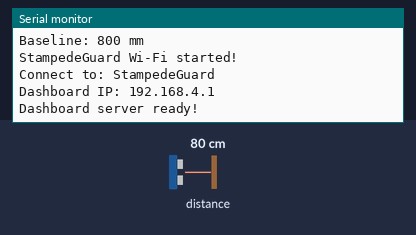
This sketch was run on a simulated ESP32. Parts: the last lines printed to the serial monitor. The test bench sets the inputs (shaded band); at power-on: distance to the obstacle 80 cm.

Above: at 6.5 s.
6.6 s: distance to the obstacle set to 2 cm
At 7.2 s:
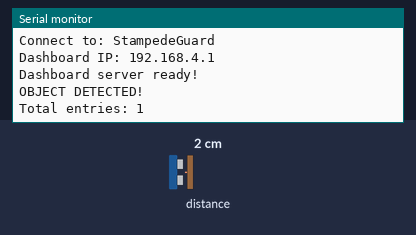
8.1 s: distance to the obstacle set to 120 cm
At 9.7 s:
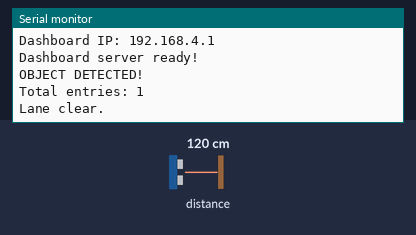

The sketch:

StampedeGuard.ino
```cpp
#include <Wire.h>
#include <WiFi.h>
#include <WebServer.h>
#include <VL53L1X.h>
#include <algorithm>

VL53L1X sensor;
WebServer server(80);

// Wi-Fi hotspot
const char* ssid = "StampedeGuard";
const char* password = "CHANGE_THIS_TO_A_PRIVATE_PASSWORD";

// Sensor settings
const int DETECT_DROP = 150;
const int RELEASE_DROP = 80;

int baseline = 0;
int lastDistance = -1;
int filteredDistance = 0;

bool sensorReady = false;
bool calibrated = false;
bool personDetected = false;
bool blocked = false;

unsigned long lastValidMillis = 0;
unsigned long lastReadMillis = 0;
unsigned long lastDetectionMillis = 0;
unsigned long blockedSince = 0;

unsigned long peopleCount = 0;

// Dashboard configuration
float standingArea = 100.0;
float cautionLevel = 2.5;
float dangerLevel = 3.5;

// Filtering
int readings[3] = {0, 0, 0};
int readIndex = 0;
int readCount = 0;

// Dashboard HTML
const char INDEX_HTML[] PROGMEM = R"rawliteral(
<!DOCTYPE html>
<html>
<head>
<meta name="viewport" content="width=device-width, initial-scale=1">
<title>StampedeGuard</title>

<style>
body {
  margin: 0;
  padding: 20px;
  background: #f1f5f9;
  font-family: Arial, sans-serif;
  color: #172554;
}
.container {
  max-width: 850px;
  margin: auto;
}
.header {
  background: #102c54;
  color: white;
  padding: 22px;
  border-radius: 14px;
}
.grid {
  display: grid;
  grid-template-columns: repeat(auto-fit,minmax(190px,1fr));
  gap: 15px;
  margin-top: 18px;
}
.card {
  background: white;
  padding: 20px;
  border-radius: 12px;
  box-shadow: 0 2px 8px #0001;
}
.value {
  font-size: 30px;
  font-weight: bold;
  margin-top: 12px;
}
.status {
  font-size: 25px;
  font-weight: bold;
  margin-top: 12px;
}
input {
  width: 90%;
  padding: 11px;
  margin: 8px 0;
  border: 1px solid #bbb;
  border-radius: 6px;
}
button {
  padding: 12px 18px;
  border: 0;
  border-radius: 7px;
  background: #1456a0;
  color: white;
  cursor: pointer;
  margin: 5px;
}
.small {
  color: #64748b;
  font-size: 13px;
}
.safe { color: #15803d; }
.caution { color: #ca8a04; }
.danger { color: #dc2626; }
</style>
</head>

<body>
<div class="container">

<div class="header">
  <h1>StampedeGuard</h1>
  <p>Real-time crowd density monitoring</p>
  <p>Camera-free entry monitoring system</p>
</div>

<div class="grid">

<div class="card">
  <div>People entered</div>
  <div class="value" id="count">0</div>
  <div class="small">Cumulative entry count</div>
</div>

<div class="card">
  <div>Estimated density</div>
  <div class="value" id="density">0.00</div>
  <div class="small">Entry-based estimate / m²</div>
</div>

<div class="card">
  <div>Crowd status</div>
  <div class="status safe" id="crowd">SAFE</div>
  <div class="small">Based on configured thresholds</div>
</div>

<div class="card">
  <div>Sensor distance</div>
  <div class="value" id="distance">--</div>
  <div class="small">Millimetres</div>
</div>

<div class="card">
  <div>Sensor health</div>
  <div class="status" id="health">CHECKING</div>
  <div class="small" id="baseline">Baseline: --</div>
</div>

<div class="card">
  <div>Standing area</div>
  <div class="value" id="areaDisplay">100</div>
  <div class="small">Square metres</div>
</div>

</div>

<div class="card" style="margin-top:18px">
  <h3>Venue configuration</h3>

  <label>Standing area (m²)</label><br>
  <input type="number" id="area" value="100" min="0.1" step="0.1"><br>

  <label>Caution threshold (people/m²)</label><br>
  <input type="number" id="cautionInput" value="2.5" min="0.1" step="0.1"><br>

  <label>Danger threshold (people/m²)</label><br>
  <input type="number" id="dangerInput" value="3.5" min="0.2" step="0.1"><br>

  <button onclick="saveConfig()">Save configuration</button>
  <button onclick="resetCount()">Reset demo count</button>

  <p class="small" id="message"></p>
</div>

<div class="card" style="margin-top:18px">
  <h3>System information</h3>
  <p>Connection: ESP32 Wi-Fi hotspot</p>
  <p>Sensor: VL53L1X</p>
  <p>Controller: ESP32</p>
  <p>Mode: Prototype demonstration</p>
  <p class="small">
    Exits are not counted. Entry count is not actual occupancy.
    This prototype is not a certified safety system.
  </p>
</div>

</div>

<script>
async function updateDashboard() {
  try {
    const response = await fetch('/api');
    const d = await response.json();

    document.getElementById('count').innerText = d.count;
    document.getElementById('density').innerText =
      d.density.toFixed(2);

    document.getElementById('distance').innerText =
      d.distance < 0 ? '--' : d.distance;

    document.getElementById('baseline').innerText =
      'Baseline: ' + (d.baseline < 0 ? '--' : d.baseline + ' mm');

    document.getElementById('areaDisplay').innerText =
      d.area;

    document.getElementById('health').innerText =
      d.health;

    const crowd = document.getElementById('crowd');
    crowd.innerText = d.crowd;
    crowd.className = 'status ' + d.crowd.toLowerCase();

  } catch(e) {
    document.getElementById('health').innerText =
      'CONNECTION LOST';
  }
}

async function saveConfig() {
  const area = document.getElementById('area').value;
  const caution = document.getElementById('cautionInput').value;
  const danger = document.getElementById('dangerInput').value;

  const response = await fetch('/config', {
    method: 'POST',
    headers: {
      'Content-Type': 'application/x-www-form-urlencoded'
    },
    body: new URLSearchParams({
      area: area,
      caution: caution,
      danger: danger
    })
  });

  document.getElementById('message').innerText =
    await response.text();

  updateDashboard();
}

async function resetCount() {
  if (!confirm('Reset the demonstration count?')) return;

  await fetch('/reset', { method: 'POST' });
  updateDashboard();
}

setInterval(updateDashboard, 1000);
updateDashboard();
</script>

</body>
</html>
)rawliteral";

// Get filtered sensor status
String getHealth() {
  if (!sensorReady || !calibrated ||
      millis() - lastValidMillis > 1500) {
    return "NO SENSOR DATA";
  }

  if (blocked) return "BLOCKED";

  return "ONLINE";
}

// Crowd warning status
String getCrowdStatus(float density) {
  if (density >= dangerLevel) return "DANGER";
  if (density >= cautionLevel) return "CAUTION";
  return "SAFE";
}

// API response
void handleAPI() {
  float density = peopleCount / standingArea;

  String json = "{";

  json += "\"count\":" + String(peopleCount) + ",";
  json += "\"distance\":" + String(lastDistance) + ",";
  json += "\"baseline\":" + String(calibrated ? baseline : -1) + ",";
  json += "\"density\":" + String(density, 2) + ",";
  json += "\"area\":" + String(standingArea, 1) + ",";
  json += "\"health\":\"" + getHealth() + "\",";
  json += "\"crowd\":\"" + getCrowdStatus(density) + "\"";

  json += "}";

  server.send(200, "application/json", json);
}

// Save venue settings
void handleConfig() {
  float newArea = server.arg("area").toFloat();
  float newCaution = server.arg("caution").toFloat();
  float newDanger = server.arg("danger").toFloat();

  if (newArea <= 0 || newArea > 100000 ||
      newCaution <= 0 || newDanger <= newCaution ||
      newDanger > 1000) {

    server.send(400, "text/plain",
                "Invalid settings. Check all values.");
    return;
  }

  standingArea = newArea;
  cautionLevel = newCaution;
  dangerLevel = newDanger;

  server.send(200, "text/plain",
              "Configuration saved successfully.");
}

// Reset demonstration count
void handleReset() {
  peopleCount = 0;
  personDetected = false;

  server.send(200, "text/plain", "Count reset.");
}

// Sensor calibration
void calibrateSensor() {
  Serial.println("Calibrating empty area...");

  uint16_t samples[40];
  int n = 0;

  for (int i = 0; i < 40; i++) {
    delay(100);

    int d = sensor.read();

    if (!sensor.timeoutOccurred() &&
        d > 0 && d < 4000) {
      samples[n++] = d;
    }
  }

  if (n < 30) {
    Serial.println("Calibration failed!");
    return;
  }

  std::sort(samples, samples + n);

  baseline = samples[n / 2];
  calibrated = true;

  Serial.print("Baseline: ");
  Serial.print(baseline);
  Serial.println(" mm");
}

// Setup
void setup() {
  Serial.begin(115200);

  Wire.begin(21, 22);

  sensor.setTimeout(500);

  if (sensor.init()) {
    sensorReady = true;

    sensor.setDistanceMode(VL53L1X::Long);
    sensor.setMeasurementTimingBudget(50000);
    sensor.startContinuous(100);

    calibrateSensor();

  } else {
    Serial.println("VL53L1X not detected!");
  }

  // Start Wi-Fi hotspot
  WiFi.mode(WIFI_AP);
  WiFi.softAP(ssid, password);

  Serial.println();
  Serial.println("StampedeGuard Wi-Fi started!");
  Serial.print("Connect to: ");
  Serial.println(ssid);

  Serial.print("Dashboard IP: ");
  Serial.println(WiFi.softAPIP());

  // Start web server
  server.on("/", HTTP_GET, []() {
    server.send_P(200, "text/html", INDEX_HTML);
  });

  server.on("/api", HTTP_GET, handleAPI);
  server.on("/config", HTTP_POST, handleConfig);
  server.on("/reset", HTTP_POST, handleReset);

  server.begin();

  Serial.println("Dashboard server ready!");
}

// Main loop
void loop() {
  server.handleClient();

  if (sensorReady &&
      millis() - lastReadMillis >= 100) {

    lastReadMillis = millis();

    int distance = sensor.read();

    if (!sensor.timeoutOccurred() &&
        distance > 0 && distance < 4000) {

      lastValidMillis = millis();
      lastDistance = distance;

      // Three-reading moving average
      readings[readIndex] = distance;
      readIndex = (readIndex + 1) % 3;

      if (readCount < 3) readCount++;

      long total = 0;

      for (int i = 0; i < readCount; i++) {
        total += readings[i];
      }

      filteredDistance = total / readCount;

      // Blocked sensor check
      if (filteredDistance < 150) {
        if (blockedSince == 0) {
          blockedSince = millis();
        }

        if (millis() - blockedSince >= 5000) {
          blocked = true;
        }
      } else {
        blockedSince = 0;
        blocked = false;
      }

      // Person/object passage detection
      if (calibrated && !personDetected &&
          filteredDistance < baseline - DETECT_DROP &&
          millis() - lastDetectionMillis > 700) {

        peopleCount++;
        personDetected = true;
        lastDetectionMillis = millis();

        Serial.println("OBJECT DETECTED!");
        Serial.print("Total entries: ");
        Serial.println(peopleCount);
      }

      // Rearm after the lane becomes clear
      if (personDetected &&
          filteredDistance > baseline - RELEASE_DROP) {

        personDetected = false;

        Serial.println("Lane clear.");
      }
    }
  }

  delay(2);
}
```

Measured:
- after the input at 6.6 s, the serial monitor: prints a new line after 0.07 s (image 1)
- after the input at 8.1 s, the serial monitor: prints a new line after 0.17 s (image 2)
